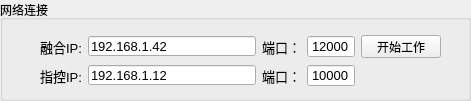
   <widget class="QGroupBox" name="groupBox">
    <property name="geometry">
     <rect>
      <x>10</x>
      <y>10</y>
      <width>471</width>
      <height>101</height>
     </rect>
    </property>
    <property name="title">
     <string>网络连接</string>
    </property>
    <widget class="QWidget" name="">
     <property name="geometry">
      <rect>
       <x>35</x>
       <y>30</y>
       <width>411</width>
       <height>62</height>
      </rect>
     </property>
     <layout class="QGridLayout" name="gridLayout_7">
      <property name="leftMargin">
       <number>5</number>
      </property>
      <property name="topMargin">
       <number>5</number>
      </property>
      <property name="rightMargin">
       <number>5</number>
      </property>
      <property name="bottomMargin">
       <number>5</number>
      </property>
      <item row="0" column="0">
       <widget class="QLabel" name="label_2">
        <property name="font">
         <font>
          <pointsize>10</pointsize>
         </font>
        </property>
        <property name="text">
         <string>融合IP:</string>
        </property>
        <property name="alignment">
         <set>Qt::AlignRight|Qt::AlignTrailing|Qt::AlignVCenter</set>
        </property>
       </widget>
      </item>
      <item row="0" column="1">
       <widget class="QLineEdit" name="lineEdit_RadarIP">
        <property name="minimumSize">
         <size>
          <width>145</width>
          <height>20</height>
         </size>
        </property>
        <property name="maximumSize">
         <size>
          <width>180</width>
          <height>20</height>
         </size>
        </property>
        <property name="font">
         <font>
          <pointsize>10</pointsize>
         </font>
        </property>
        <property name="text">
         <string>192.168.1.42</string>
        </property>
        <property name="alignment">
         <set>Qt::AlignLeading|Qt::AlignLeft|Qt::AlignVCenter</set>
        </property>
       </widget>
      </item>
      <item row="0" column="2">
       <widget class="QLabel" name="label_29">
        <property name="font">
         <font>
          <pointsize>10</pointsize>
         </font>
        </property>
        <property name="text">
         <string>端口：</string>
        </property>
       </widget>
      </item>
      <item row="0" column="3">
       <widget class="QSpinBox" name="spinBox_RadarPort">
        <property name="font">
         <font>
          <pointsize>10</pointsize>
         </font>
        </property>
        <property name="buttonSymbols">
         <enum>QAbstractSpinBox::NoButtons</enum>
        </property>
        <property name="keyboardTracking">
         <bool>true</bool>
        </property>
        <property name="maximum">
         <number>65535</number>
        </property>
        <property name="value">
         <number>12000</number>
        </property>
       </widget>
      </item>
      <item row="0" column="4">
       <widget class="QPushButton" name="Btn_Start">
        <property name="text">
         <string>开始工作</string>
        </property>
       </widget>
      </item>
      <item row="1" column="0">
       <widget class="QLabel" name="label_25">
        <property name="font">
         <font>
          <pointsize>10</pointsize>
         </font>
        </property>
        <property name="text">
         <string>指控IP:</string>
        </property>
        <property name="alignment">
         <set>Qt::AlignRight|Qt::AlignTrailing|Qt::AlignVCenter</set>
        </property>
       </widget>
      </item>
      <item row="1" column="1">
       <widget class="QLineEdit" name="lineEdit_LocalIP">
        <property name="minimumSize">
         <size>
          <width>145</width>
          <height>20</height>
         </size>
        </property>
        <property name="maximumSize">
         <size>
          <width>180</width>
          <height>20</height>
         </size>
        </property>
        <property name="font">
         <font>
          <pointsize>10</pointsize>
         </font>
        </property>
        <property name="text">
         <string>192.168.1.12</string>
        </property>
        <property name="alignment">
         <set>Qt::AlignLeading|Qt::AlignLeft|Qt::AlignVCenter</set>
        </property>
       </widget>
      </item>
      <item row="1" column="2">
       <widget class="QLabel" name="label_18">
        <property name="font">
         <font>
          <pointsize>10</pointsize>
         </font>
        </property>
        <property name="text">
         <string>端口：</string>
        </property>
       </widget>
      </item>
      <item row="1" column="3">
       <widget class="QSpinBox" name="spinBox_LocalPort">
        <property name="font">
         <font>
          <pointsize>10</pointsize>
         </font>
        </property>
        <property name="buttonSymbols">
         <enum>QAbstractSpinBox::NoButtons</enum>
        </property>
        <property name="keyboardTracking">
         <bool>true</bool>
        </property>
        <property name="maximum">
         <number>65535</number>
        </property>
        <property name="value">
         <number>10000</number>
        </property>
       </widget>
      </item>
     </layout>
    </widget>
   </widget>
